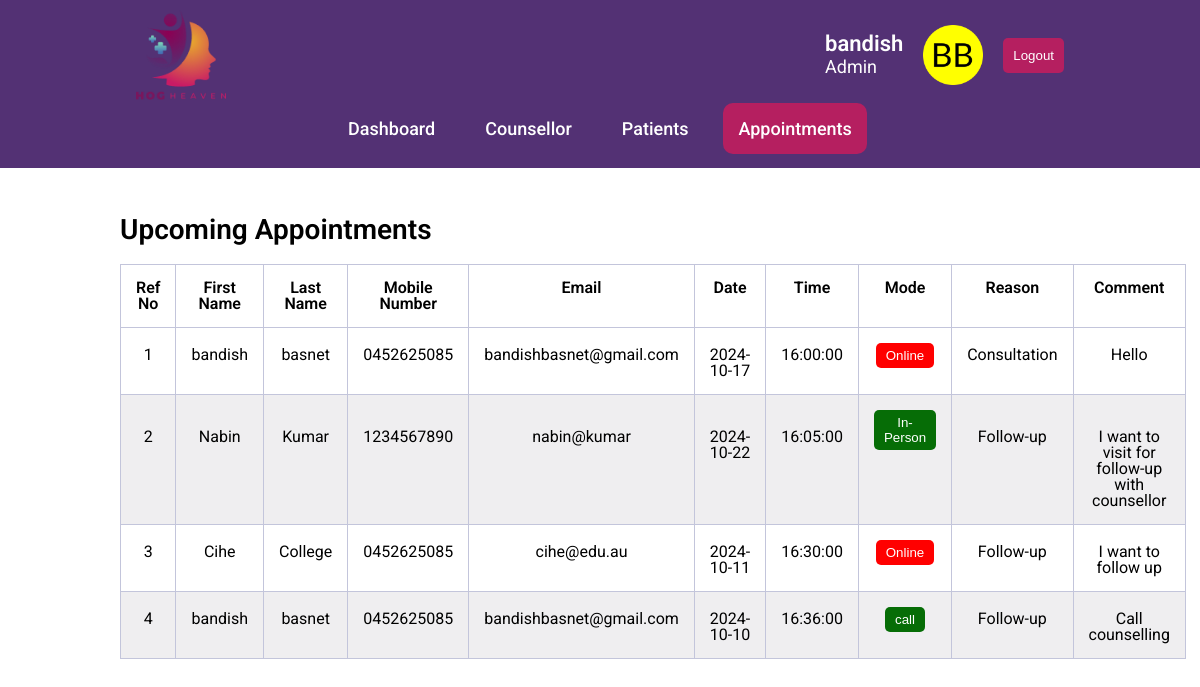
The app's page /appointments.php (signed in) with its own data.
### tables this page shows
CREATE TABLE `users` (
  `id` bigint(20) NOT NULL,
  `user_id` bigint(20) NOT NULL,
  `user_name` varchar(100) NOT NULL,
  `password` varchar(100) NOT NULL,
  `date` timestamp NOT NULL DEFAULT current_timestamp() ON UPDATE current_timestamp()
);

CREATE TABLE `appointments` (
  `id` int(11) NOT NULL,
  `fname` varchar(50) NOT NULL,
  `lname` varchar(50) NOT NULL,
  `mobile` varchar(14) NOT NULL,
  `email` varchar(50) NOT NULL,
  `date` date NOT NULL,
  `time` time NOT NULL,
  `mode` enum('Online','In-Person','call','') NOT NULL,
  `reason` enum('Consultation','Follow-up','Other','') NOT NULL,
  `msg` varchar(255) NOT NULL
);

### functions.php (called while the page is built, shortened)
<?php
function check_login($con)
{
	if(isset($_SESSION['user_id']))
	{
		$id = $_SESSION['user_id'];
		$query = "select * from users where user_id = '$id' limit 1";
		$result = mysqli_query($con,$query);
		if($result && mysqli_num_rows($result) > 0)
		{
			$user_data = mysqli_fetch_assoc($result);
			return $user_data;
		}
	}
	die;
}
function getModeClass($mode) {
	return ($mode === "Online") ? "online-btn" : "offline-btn";
}

### appointments.php (the view, shortened to what this page needs)
<?php
include("dbconnection.php");
include("functions.php");
$user_data = check_login($conn);
?>
<!DOCTYPE html>
<html>
<head>
  <link rel="stylesheet" href="./assets/css/admin.css">
  <link rel="stylesheet" href="https://site-assets.fontawesome.com/releases/v6.6.0/css/all.css">
  <link rel="stylesheet" href="https://site-assets.fontawesome.com/releases/v6.6.0/css/sharp-duotone-solid.css">
  <link rel="stylesheet" href="https://site-assets.fontawesome.com/releases/v6.6.0/css/sharp-thin.css">
  <link rel="stylesheet" href="https://site-assets.fontawesome.com/releases/v6.6.0/css/sharp-solid.css">
  <link rel="stylesheet" href="https://site-assets.fontawesome.com/releases/v6.6.0/css/sharp-regular.css">
  <link rel="stylesheet" href="https://site-assets.fontawesome.com/releases/v6.6.0/css/sharp-light.css">
</head>
<body>
  <header>
    <nav>
      <div class="topbar">
        <div class="logo">
          <img src="./assets/images/Logo.png" alt="HogHeaven Logo">
        </div>
        <div class="user">
          <p class="username"><?php echo $user_data['user_name']; ?> <br>
            <span class="role">Admin</span>
          </p>
          <img class="avatar" src="./assets/images/android-chrome-192x192.png" alt="avatar">
          <button style="background-color: #B51F60; border:none; border-radius:5px;padding:10px; color:white;" onclick="logout()">Logout</button>
        </div>
      </div>
      <div class="bottombar">
        <ul class="menu">
        <li><a href="dashboard.php" >Dashboard</a></li>
        <li><a href="counsellor.php">Counsellor</a></li>
        <li><a href="patient.php">Patients</a></li>
          <li><a href="appointments.php" class="active">Appointments</a></li>
        </ul>
      </div>
    </nav>
  </header>
  <main>
    <div class="patients-table">
      <div class="table-container">
          <p class="table-title">Upcoming Appointments</p>
          <table>
            <thead>
              <th>Ref No</th>
              <th>First Name</th>
              <th>Last Name</th>
              <th>Mobile Number</th>
              <th>Email</th>
              <th>Date</th>
              <th>Time</th>
              <th>Mode</th>
              <th>Reason</th>
              <th>Comment</th>
            </thead>
            <tbody>
              <?php
              $sql = "SELECT * FROM appointments";
              $result = $conn->query($sql);
              if ($result->num_rows > 0) {
                while ($row = $result->fetch_assoc()) {
                  echo "<tr>
                      <td>" . $row["id"] . "</td>
                      <td>" . $row["fname"] ."</td>
                      <td>" . $row["lname"] . "</td>
                      <td>" . $row["mobile"] . "</td>
                      <td>" . $row["email"] . "</td>
                      <td>" . $row["date"] . "</td>
                      <td>" . $row["time"] . "</td>
                      <td><button class='" . getModeClass($row["mode"])  . "'>" . $row["mode"] . "</button></td>
                     <td>" . $row["reason"] . "</td>
                     <td>" . $row["msg"] . "</td>
                    </tr>";
                }
              } else {
                echo "0 results";
              }
              ?>
            </tbody>
          </table>
          </div>
        </div>
  </main>
</body>
</html>

### assets/css/admin.css (style rules this page uses)
body { font-family: "Roboto", sans-serif; }
header { background-color: #533174; }
nav { display: flex; flex-direction: column; padding: 10px 20px; }
.topbar { width: 80%; margin: auto; display: flex; justify-content: space-between; align-items: center; }
.logo { height: 90px; }
.logo img { height: 100%; }
.user { display: flex; align-items: center; gap: 20px; }
.avatar { width: 60px; }
.username { font-size: 22px; font-weight: 600; color: #fefefe; }
.role { font-size: 18px; font-weight: 400; text-align: center; color: #fefefe; }
.bottombar { width: 100%; }
.menu { display: flex; align-items: center; justify-content: center; gap: 20px; background-color: #533174; padding: 20px 20px; }
.menu li a { color: white; text-decoration: none; padding: 15px; font-family: "Roboto", sans-serif; font-weight: 500; letter-spacing: 1%; font-size: 18px; border: none; border-radius: 10px; }
.active { color: white; background-color: #B51F60; }
.patients-table { width: 100%; margin:3rem 0; }
.table-container { width: 80%; margin: auto; }
.table-title { font-size: 28px; font-weight: 600; margin-bottom: 20px; }
table { width: 100%; align-items: center; margin: auto; }
table, th, td { border: 1px solid #c3c5db; text-align: center; padding: 15px; }
th { font-weight: 600; }
tr:nth-child(even) { background-color: rgba(202, 200, 204, 0.3); }
.online-btn { background-color: red; border: none; border-radius: 5px; padding: 5px 10px; color: white; }
.offline-btn { background-color: rgb(6, 109, 6); border: none; border-radius: 5px; padding: 5px 10px; color: white; }

### records on screen
users: user_name "bandish"
appointments: id "1", fname "bandish", lname "basnet", mobile "0452625085", email "bandishbasnet@gmail.com", date "2024-10-17", time "16:00:00", mode "Online", reason "Consultation", msg "Hello"
appointments: id "2", fname "Nabin", lname "Kumar", mobile "1234567890", email "nabin@kumar", date "2024-10-22", time "16:05:00", mode "In-Person", reason "Follow-up", msg "I want to visit for follow-up with counsellor"
appointments: id "3", fname "Cihe", lname "College", mobile "0452625085", email "cihe@edu.au", date "2024-10-11", time "16:30:00", mode "Online", reason "Follow-up", msg "I want to follow up"
appointments: id "4", fname "bandish", lname "basnet", mobile "0452625085", email "bandishbasnet@gmail.com", date "2024-10-10", time "16:36:00", mode "call", reason "Follow-up", msg "Call counselling"
